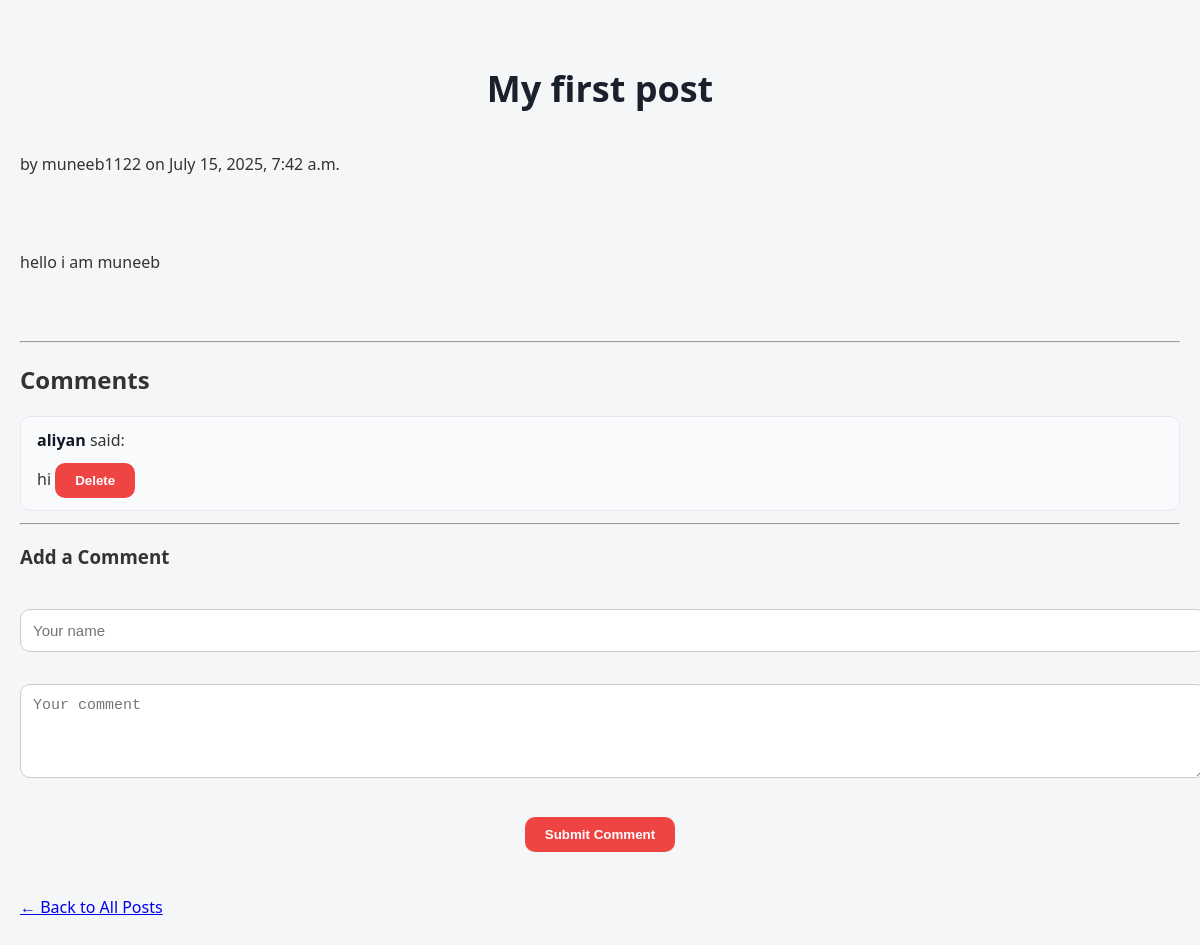
Page /post/8 on the earlier database version.
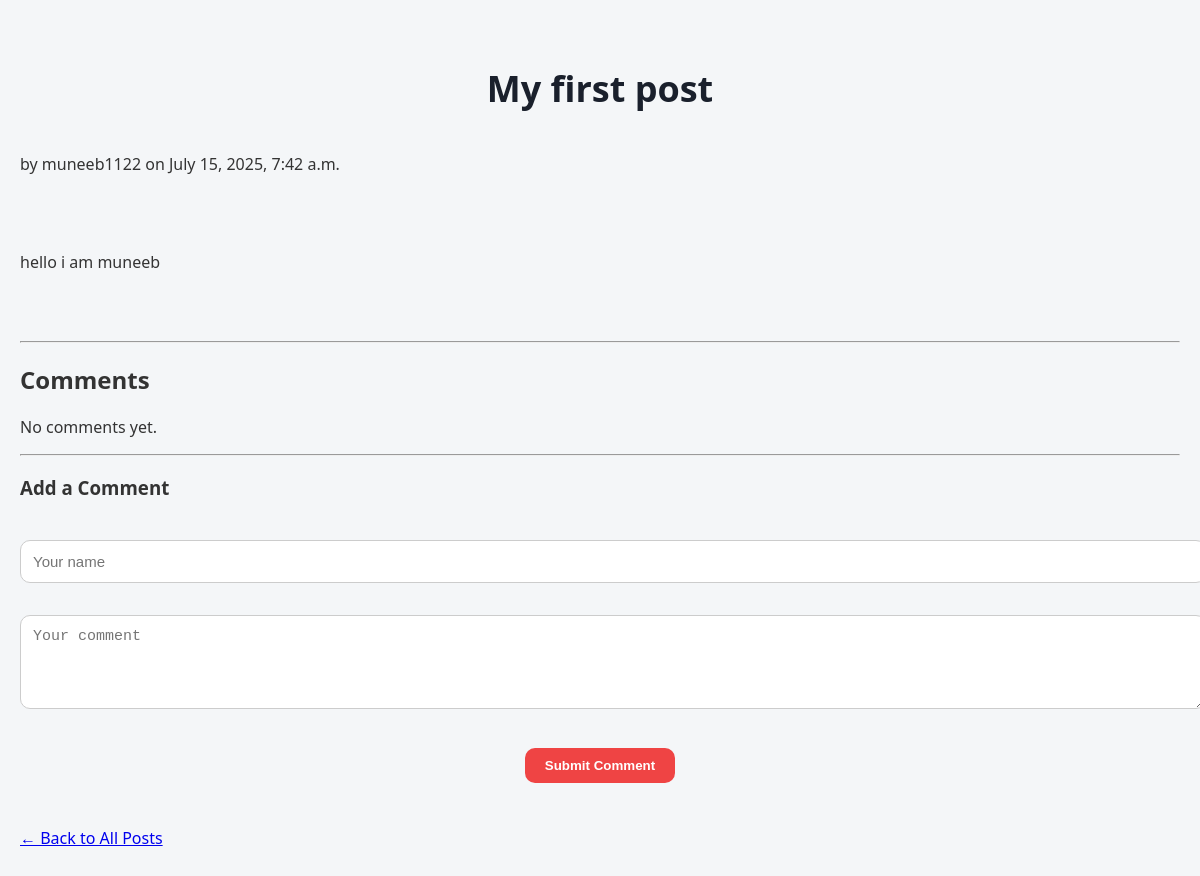
Same page on the later database version.
### blog/models.py (models this page shows, shortened)
class Comment(models.Model):
    user = models.CharField(max_length=200)
    comment = models.TextField()
    post = models.ForeignKey(Post,on_delete=models.CASCADE,related_name="comments")

### blog/views.py (the view)
# urls.py: path("<int:pk>" , views.PostDetailView.as_view(), name="details"),
class PostDetailView(generic.DetailView):
    model = Post
    template_name = 'blog/post_detail.html'

### blog/templates/blog/post_detail.html (shortened to what this page needs)
{% load static %}
<!DOCTYPE html>
<html>
    <head>
         <link rel="stylesheet" type="text/css" href="{% static 'blog/index.css' %}">
    </head>
    <body>
        <h1>{{ post.title }}</h1>
        <p>by {{ post.author }} on {{ post.created|date:"F j, Y, g:i a" }}</p>
        <br><br>
        <p>{{ post.content }}</p>
        <br><br>
        <hr>
        <h2>Comments</h2>
        {% for comment in post.comments.all  %}
            <div class="comment">
                <strong>{{ comment.user }}</strong> said:<br>
                {{ comment.comment }}
                <form action="{% url 'blog:delete-comment' comment.pk %}" method="post" style="display:inline;">
                    <button type="submit">Delete</button>
                </form>
            </div>
        {% empty %}
            <p>No comments yet.</p>
        {% endfor %}
        <hr>
        <h3>Add a Comment</h3>
        <form method="post" action="{% url 'blog:add-comment' post.pk %}">
            <input type="text" name="user" placeholder="Your name" required><br><br>
            <textarea name="comment" rows="4" cols="50" placeholder="Your comment" required></textarea><br><br>
            <button type="submit">Submit Comment</button>
        </form>
        <br><br>
        <a href="{% url 'blog:index' %}">← Back to All Posts</a>
    </body>
</html>

Differences in the rows shown:
removed Comment: user "aliyan", comment "hi"
Other differences:
text now shown: "No comments yet."
